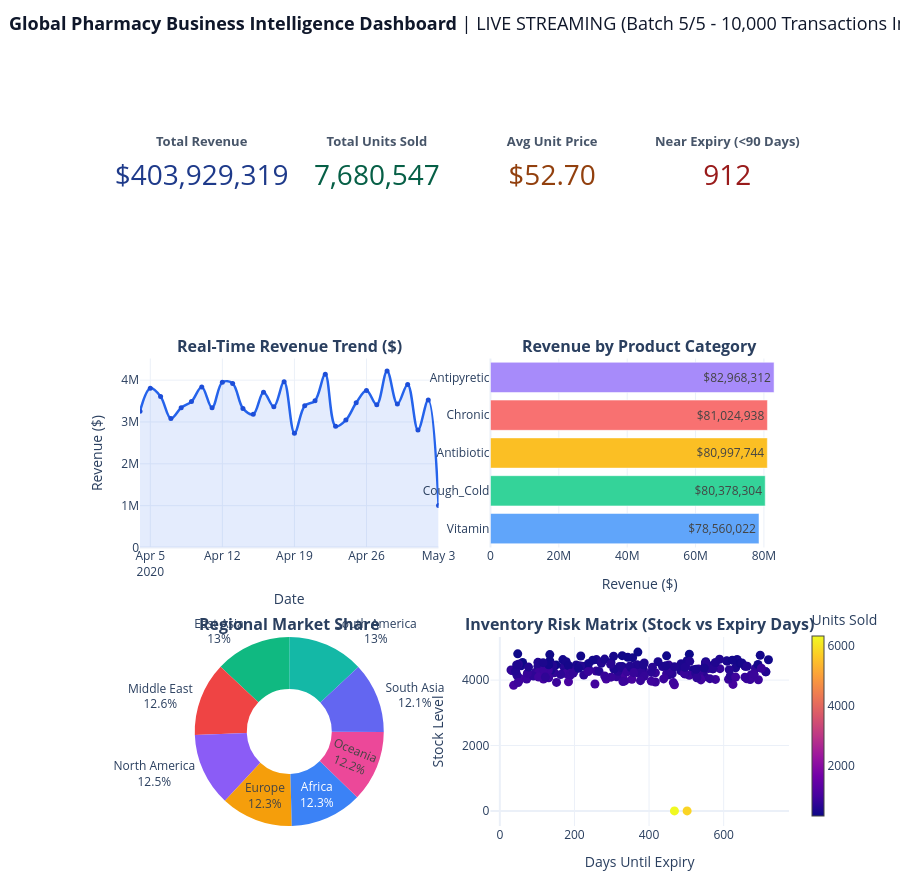

Notebook code cell kept with this figure:
### Code cell
#  Automating updates with live data streams for real-time business intelligence
# Simulates incoming stream of transactions, continuously refreshing all visuals and KPIs

TOTAL_STREAM_TICKS = 5  
NEW_BATCH_SIZE = 1000    
STREAM_INTERVAL = 1.0     

print("Starting automated live data stream ingestion...")
current_index = 5000

for tick in range(1, TOTAL_STREAM_TICKS + 1):
    current_index += NEW_BATCH_SIZE
    stream_slice = df.iloc[:current_index]
    
    status_text = f"LIVE STREAMING (Batch {tick}/{TOTAL_STREAM_TICKS} - {len(stream_slice):,} Transactions Ingested)"
    updated_dashboard = create_bi_dashboard(stream_slice, stream_status=status_text)
    
    # Refresh view smoothly in real-time
    clear_output(wait=True)
    updated_dashboard.show()
    
    print(f"[Live Stream Active] Step {tick}/{TOTAL_STREAM_TICKS} rendered successfully. Next stream tick in {STREAM_INTERVAL}s...")
    time.sleep(STREAM_INTERVAL)

print("Live stream ingestion completed!")

### Figure 1 — Plotly figure (JSON) as saved in the notebook; plotly's stock layout.template omitted (floating-point values rounded to 4 significant figures; data arrays with more than 128 entries replaced by an {"elided": "..."} marker saying what was removed)
{"data": [{"domain": {"x": [0, 0.19], "y": [0.7467, 1]}, "mode": "number", "number": {"font": {"color": "#1E3A8A", "size": 28}, "prefix": "$", "valueformat": ",.0f"}, "title": {"font": {"color": "#475569", "size": 13}, "text": "<b>Total Revenue</b>"}, "type": "indicator", "value": 403900000.0}, {"domain": {"x": [0.27, 0.46], "y": [0.7467, 1]}, "mode": "number", "number": {"font": {"color": "#065F46", "size": 28}, "valueformat": ",.0f"}, "title": {"font": {"color": "#475569", "size": 13}, "text": "<b>Total Units Sold</b>"}, "type": "indicator", "value": 7680547}, {"domain": {"x": [0.54, 0.73], "y": [0.7467, 1]}, "mode": "number", "number": {"font": {"color": "#92400E", "size": 28}, "prefix": "$", "valueformat": ".2f"}, "title": {"font": {"color": "#475569", "size": 13}, "text": "<b>Avg Unit Price</b>"}, "type": "indicator", "value": 52.7}, {"domain": {"x": [0.81, 1], "y": [0.7467, 1]}, "mode": "number", "number": {"font": {"color": "#991B1B", "size": 28}, "valueformat": ",.0f"}, "title": {"font": {"color": "#475569", "size": 13}, "text": "<b>Near Expiry (<90 Days)</b>"}, "type": "indicator", "value": 912}, {"fill": "tozeroy", "fillcolor": "rgba(37, 99, 235, 0.12)", "hovertemplate": "<b>Date:</b> %{x|%Y-%m-%d}<br><b>Revenue:</b> $%{y:,.0f}<extra></extra>", "line": {"color": "#2563EB", "shape": "spline", "width": 2.5}, "marker": {"color": "#1D4ED8", "size": 5}, "mode": "lines+markers", "name": "Revenue Trend", "type": "scatter", "x": ["2020-04-04T00:00:00.000000000", "2020-04-05T00:00:00.000000000", "2020-04-06T00:00:00.000000000", "2020-04-07T00:00:00.000000000", "2020-04-08T00:00:00.000000000", "2020-04-09T00:00:00.000000000", "2020-04-10T00:00:00.000000000", "2020-04-11T00:00:00.000000000", "2020-04-12T00:00:00.000000000", "2020-04-13T00:00:00.000000000", "2020-04-14T00:00:00.000000000", "2020-04-15T00:00:00.000000000", "2020-04-16T00:00:00.000000000", "2020-04-17T00:00:00.000000000", "2020-04-18T00:00:00.000000000", "2020-04-19T00:00:00.000000000", "2020-04-20T00:00:00.000000000", "2020-04-21T00:00:00.000000000", "2020-04-22T00:00:00.000000000", "2020-04-23T00:00:00.000000000", "2020-04-24T00:00:00.000000000", "2020-04-25T00:00:00.000000000", "2020-04-26T00:00:00.000000000", "2020-04-27T00:00:00.000000000", "2020-04-28T00:00:00.000000000", "2020-04-29T00:00:00.000000000", "2020-04-30T00:00:00.000000000", "2020-05-01T00:00:00.000000000", "2020-05-02T00:00:00.000000000", "2020-05-03T00:00:00.000000000"], "xaxis": "x", "y": [3257000.0, 3808000.0, 3608000.0, 3081000.0, 3341000.0, 3488000.0, 3837000.0, 3337000.0, 3949000.0, 3923000.0, 3325000.0, 3183000.0, 3711000.0, 3365000.0, 3962000.0, 2732000.0, 3386000.0, 3506000.0, 4138000.0, 2897000.0, 3045000.0, 3458000.0, 3755000.0, 3413000.0, 4216000.0, 3428000.0, 3898000.0, 2808000.0, 3524000.0, 1005000.0], "yaxis": "y"}, {"hovertemplate": "<b>%{y}:</b> $%{x:,.0f}<extra></extra>", "marker": {"color": ["#60A5FA", "#34D399", "#FBBF24", "#F87171", "#A78BFA"]}, "name": "Categories", "orientation": "h", "text": ["$78,560,022", "$80,378,304", "$80,997,744", "$81,024,938", "$82,968,312"], "textposition": "auto", "type": "bar", "x": [78560000.0, 80380000.0, 81000000.0, 81020000.0, 82970000.0], "xaxis": "x2", "y": ["Vitamin", "Cough_Cold", "Antibiotic", "Chronic", "Antipyretic"], "yaxis": "y2"}, {"domain": {"x": [0, 0.46], "y": [0, 0.2533]}, "hole": 0.45, "hovertemplate": "<b>%{label}</b><br>Revenue: $%{value:,.0f}<br>Share: %{percent}<extra></extra>", "labels": ["Africa", "East Asia", "Europe", "Middle East", "North America", "Oceania", "South America", "South Asia"], "marker": {"colors": ["#3B82F6", "#10B981", "#F59E0B", "#EF4444", "#8B5CF6", "#EC4899", "#14B8A6", "#6366F1"]}, "name": "Regions", "textinfo": "percent+label", "type": "pie", "values": [49820000.0, 52350000.0, 49840000.0, 50970000.0, 50510000.0, 49100000.0, 52660000.0, 48690000.0]}, {"hovertemplate": "<b>Medicine:</b> %{text}<br><b>Days to Expiry:</b> %{x}<br><b>Stock:</b> %{y:,.0f}<extra></extra>", "marker": {"color": {"elided": "200 int values"}, "colorbar": {"len": 0.3, "thickness": 12, "title": {"text": "Units Sold"}, "x": 1.02, "y": 0.15}, "colorscale": [[0, "#0d0887"], [0.1111, "#46039f"], [0.2222, "#7201a8"], [0.3333, "#9c179e"], [0.4444, "#bd3786"], [0.5556, "#d8576b"], [0.6667, "#ed7953"], [0.7778, "#fb9f3a"], [0.8889, "#fdca26"], [1, "#f0f921"]], "showscale": true, "size": 9}, "mode": "markers", "name": "Stock Health", "text": {"elided": "200 str values"}, "type": "scatter", "x": {"elided": "200 int values"}, "xaxis": "x3", "y": {"elided": "200 int values"}, "yaxis": "y3"}], "layout": {"annotations": [{"font": {"size": 16}, "showarrow": false, "text": "<b>Real-Time Revenue Trend ($)</b>", "x": 0.23, "xanchor": "center", "xref": "paper", "y": 0.6267, "yanchor": "bottom", "yref": "paper"}, {"font": {"size": 16}, "showarrow": false, "text": "<b>Revenue by Product Category</b>", "x": 0.77, "xanchor": "center", "xref": "paper", "y": 0.6267, "yanchor": "bottom", "yref": "paper"}, {"font": {"size": 16}, "showarrow": false, "text": "<b>Regional Market Share</b>", "x": 0.23, "xanchor": "center", "xref": "paper", "y": 0.2533, "yanchor": "bottom", "yref": "paper"}, {"font": {"size": 16}, "showarrow": false, "text": "<b>Inventory Risk Matrix (Stock vs Expiry Days)</b>", "x": 0.77, "xanchor": "center", "xref": "paper", "y": 0.2533, "yanchor": "bottom", "yref": "paper"}], "height": 880, "margin": {"b": 40, "l": 50, "r": 50, "t": 80}, "showlegend": false, "title": {"font": {"color": "#0F172A", "size": 18}, "text": "<b>Global Pharmacy Business Intelligence Dashboard</b> | LIVE STREAMING (Batch 5/5 - 10,000 Transactions Ingested)", "x": 0.01, "y": 0.98}, "xaxis": {"anchor": "y", "domain": [0, 0.46], "title": {"text": "Date"}}, "xaxis2": {"anchor": "y2", "domain": [0.54, 1], "title": {"text": "Revenue ($)"}}, "xaxis3": {"anchor": "y3", "domain": [0.54, 1], "title": {"text": "Days Until Expiry"}}, "yaxis": {"anchor": "x", "domain": [0.3733, 0.6267], "title": {"text": "Revenue ($)"}}, "yaxis2": {"anchor": "x2", "domain": [0.3733, 0.6267]}, "yaxis3": {"anchor": "x3", "domain": [0, 0.2533], "title": {"text": "Stock Level"}}}}
